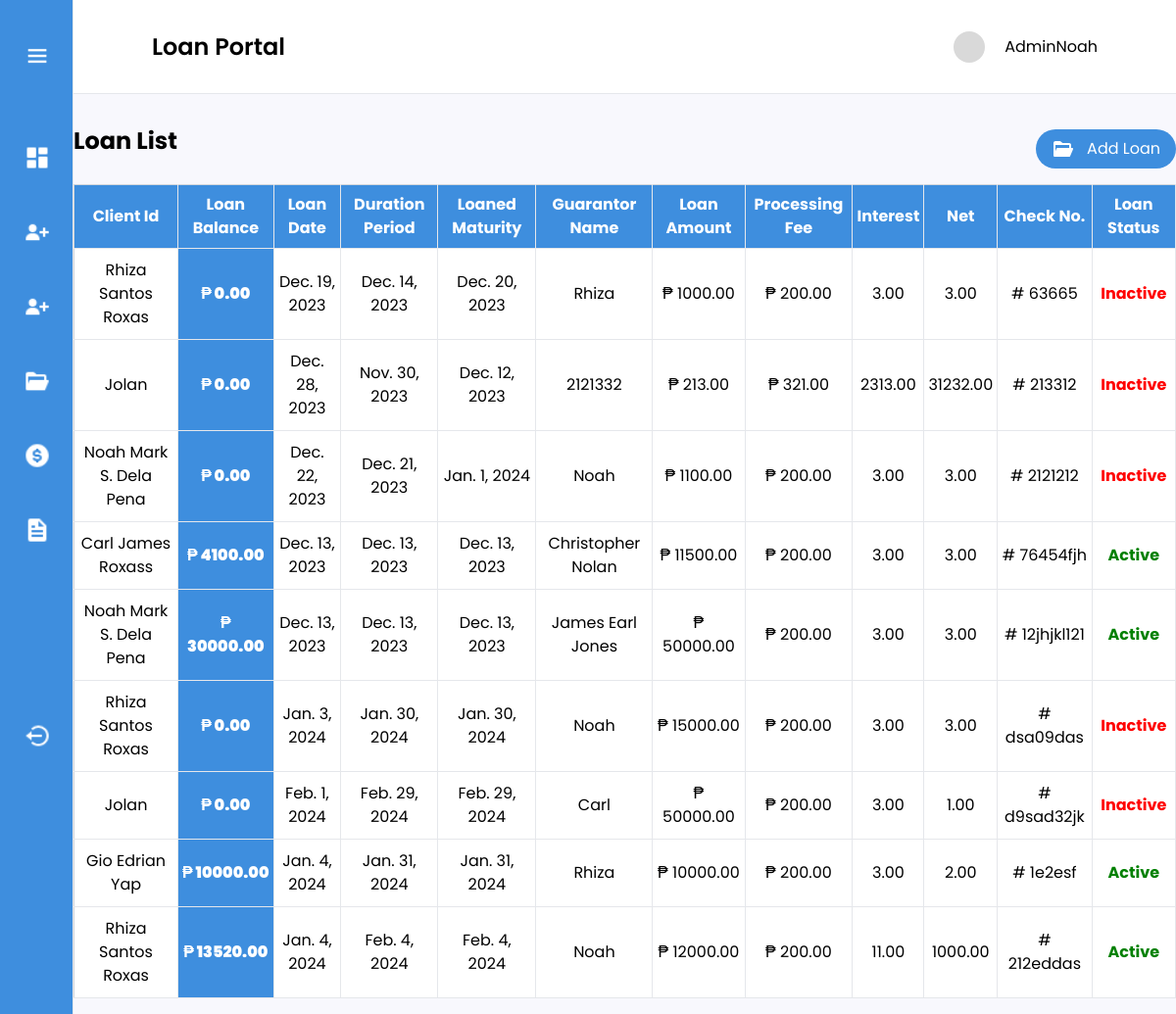
Page /adminUser/loanList/ (signed in) on the earlier database version.
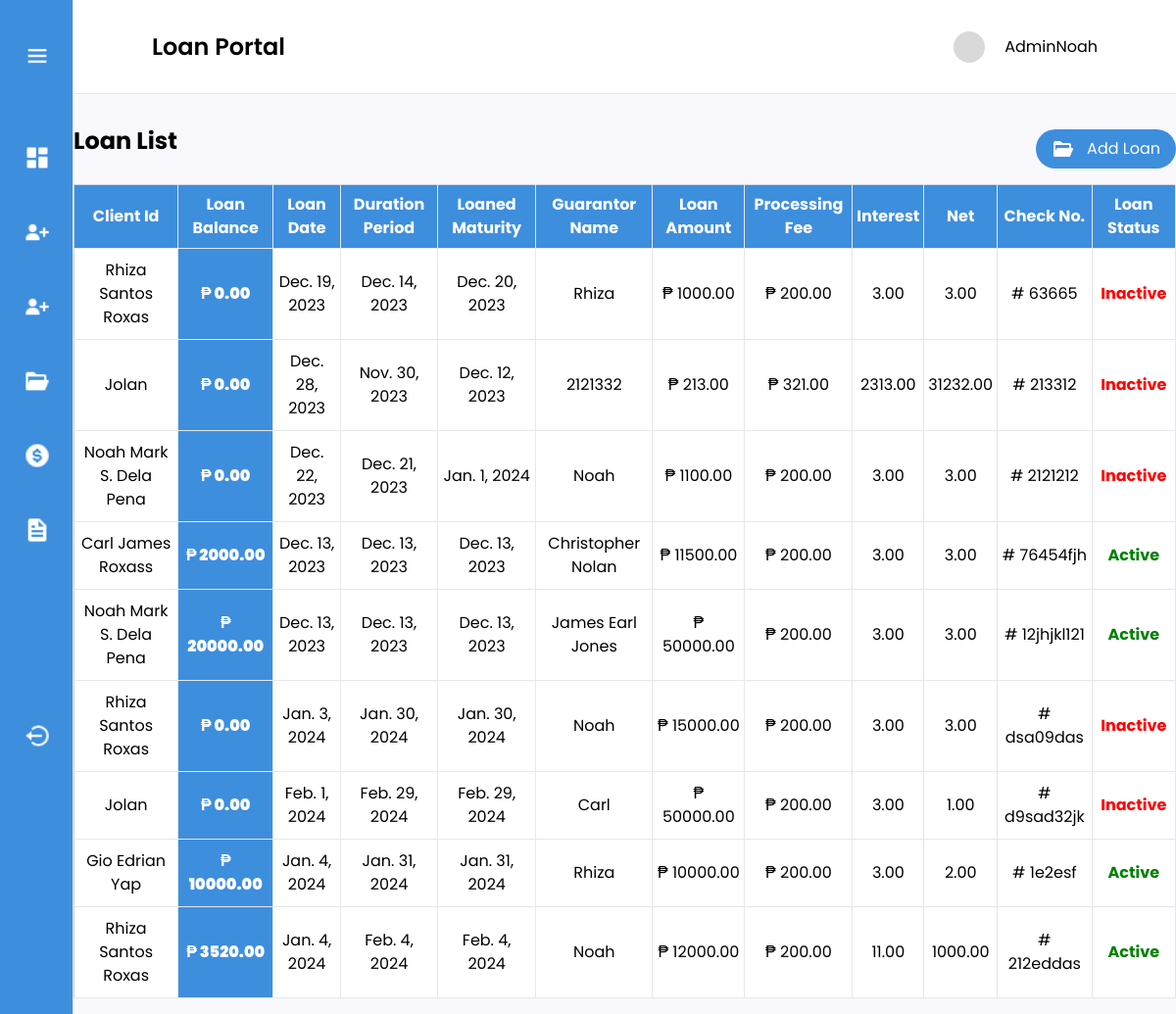
Same page on the later database version.
### loanmanagement/models.py (models this page shows, shortened)
class Loan(models.Model):
    client_id = models.ForeignKey(Person, on_delete=models.CASCADE)
    loan_date = models.DateField()
    duration_period = models.DateField()
    interest_rate = models.DecimalField(max_digits=10, decimal_places=2)
    loan_amount = models.DecimalField(max_digits=100, decimal_places=2)
    loan_maturity = models.DateField()
    guarantor = models.CharField(max_length=250)
    processing_fee = models.DecimalField(max_digits=10, decimal_places=2)
    loan_balance = models.DecimalField(max_digits=10, decimal_places=2, null=True)
    net = models.DecimalField(max_digits=10, decimal_places=2)
    checking_no = models.CharField(max_length=250, null=False, blank=False)
    has_active_loan = models.BooleanField(default=True)

class Person(models.Model):
    name = models.CharField(max_length=250, null=False, blank=False)
    address = models.CharField(max_length=250, null=False, blank=False)
    picture = models.ImageField(upload_to='images/', null=True, blank=True)
    document = models.FileField(upload_to='documents/', null=True, blank=True)
    created_at = models.DateTimeField(auto_now_add=True)
    email = models.EmailField(max_length=254, null=True, blank=True)
    password = models.CharField(max_length=254, null=True, blank=True)
    def __str__(self):
        return self.name

### loanmanagement/views.py (the view)
# urls.py: path('loanList/', views.loan_list, name='loan_list'),
def loan_list(request):
    user = request.user
    if not user.is_authenticated:
        return redirect("adminLogin")
    loans = Loan.objects.all()
    paginated = Paginator(loans, 10)
    page_number = request.GET.get("page")
    page = paginated.get_page(page_number)
    if request.method == "POST":
        form = LoanForm(request.POST)
        if form.is_valid():
            loan = form.save(commit=False)
            if loan.loan_balance == 0:
                loan.has_active_loan = False
            loan.save()
    else:
        form = LoanForm()
    return render(
        request,
        "loanPortal.html",
        {"loans": page, "form": form, "paginator": paginated},
    )

### loanmanagement/templates/loanPortal.html (shortened to what this page needs)
{% extends 'layout.html' %}
{% block content %}
   <div>
       <div class="flex justify-between bg-white h-24 items-center px-6 md:px-20 py-auto border-b">
            <h2 class="text-xl md:text-2xl font-semibold">Loan Portal</h2>
           <div class="flex gap-2 md:gap-5 justify-center items-center">
               {% load static %}
               <img src="{% static 'images/svg/skeleton.svg' %}" class="w-6 h-6 md:w-8 h-8">
               <p class="hidden md:block">{{ user.username }}</p>
           </div>
       </div>
                    {% load widget_tweaks %}
       <div class="mx-3 md:mx-auto max-w-[1340px] mt-8">
           <div class="flex justify-between items-center mb-3">
                <h1 class="md:text-2xl text-xl font-bold mb-4">Loan List</h1>
                <button type="submit" id="openModalBtn" class=" text-[12px] md:text-[16px] flex items-center justify-center gap-3 bg-[#3E8EDE] text-white py-1 md:py-2 px-4 rounded-[50px]">
                    <img/>Add Loan</button>
            </div>
           <table class="min-w-full bg-white border border-gray-300">
            <thead>
                <tr class="bg-[#3E8EDE] text-white">
                    <th class="py-2 px-1 border-b border-r">Client Id</th>
                    <th class="py-2 px-1 border-b border-r">Loan Balance</th>
                    <th class="py-2 px-1 border-b border-r">Loan Date</th>
                    <th class="py-2 px-1 border-b border-r">Duration Period</th>
                    <th class="py-2 px-1 border-b border-r">Loaned Maturity</th>
                    <th class="py-2 px-1 border-b border-r">Guarantor Name</th>
                    <th class="py-2 px-1 border-b border-r">Loan Amount</th>
                    <th class="py-2 px-1 border-b border-r">Processing Fee</th>
                    <th class="py-2 px-1 border-b border-r">Interest</th>
                    <th class="py-2 px-1 border-b border-r">Net</th>
                    <th class="py-2 px-1 border-b border-r">Check No.</th>
                    <th class="py-2 px-1 border-b border-r">Loan Status</th>
                </tr>
            </thead>
            <tbody>
                {% for loan in loans %}
                    <tr class="text-center">
                        <td class="py-2 px-1 border-b border-r py-2.5">{{ loan.client_id }}</td>
                        <td class="py-2 px-1 border-b border-r py-2.5 font-black bg-[#3E8EDE] text-white">₱ {{ loan.loan_balance }}</td>
                        <td class="py-2 px-1 border-b border-r py-2.5">{{ loan.loan_date }}</td>
                        <td class="py-2 px-1 border-b border-r py-2.5">{{ loan.duration_period }}</td>
                        <td class="py-2 px-1 border-b border-r py-2.5">{{ loan.loan_maturity }}</td>
                        <td class="py-2 px-1 border-b border-r py-2.5">{{ loan.guarantor }}</td>
                        <td class="py-2 px-1 border-b border-r py-2.5">₱ {{ loan.loan_amount }}</td>
                        <td class="py-2 px-1 border-b border-r py-2.5">₱ {{ loan.processing_fee }}</td>
                        <td class="py-2 px-1 border-b border-r py-2.5">{{ loan.interest_rate }}</td>
                        <td class="py-2 px-1 border-b border-r py-2.5">{{ loan.net }}</td>
                        <td class="py-2 px-1 border-b border-r py-2.5"># {{ loan.checking_no }}</td>
                        <td class="py-2 px-1 border-b border-r py-2.5">
                            {% if loan.has_active_loan %}
                                <div class="text-[#008000] font-bold">Active</div>
                            {% else %}
                                <div class="text-[#FF0000] font-bold">Inactive</div>
                            {% endif %}
                        </td>
                    </tr>
                {% endfor %}
            </tbody>
        </table>
       </div>
   </div>
{% endblock %}

Differences in the rows shown:
changed Loan "Christopher Nolan": loan_balance "4100.00" → "2000.00"
changed Loan "James Earl Jones": loan_balance "30000.00" → "20000.00"
changed Loan "Feb. 4, 2024": loan_balance "13520.00" → "3520.00"
